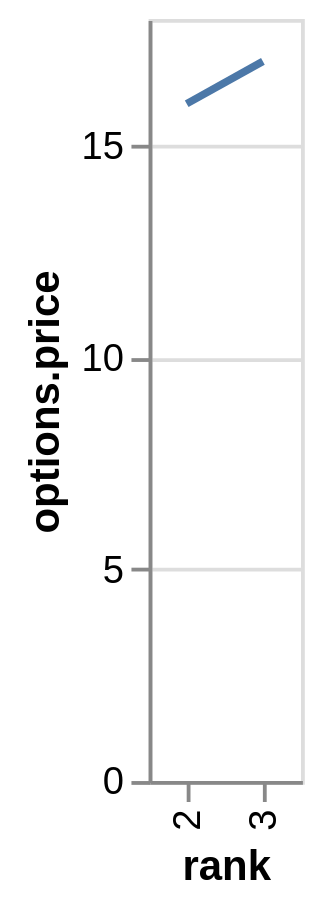

Write the Vega-Lite specification saved for this chart.
### Vega specification from a JSON file in a GitHub repository (floating-point values rounded to 4 significant figures)
{"$schema": "https://vega.github.io/schema/vega/v5.json", "background": "white", "padding": 5, "height": 200, "style": "cell", "data": [{"name": "source_0", "values": [{"rank": "1"}, {"rank": "2", "options": {"price": 16}}, {"rank": "3", "options": {"price": 17}}]}, {"name": "data_0", "source": "source_0", "transform": [{"type": "formula", "expr": "datum[\"options\"] && datum[\"options\"][\"price\"]", "as": "options.price"}, {"type": "filter", "expr": "datum.options != null"}]}], "signals": [{"name": "x_step", "value": 20}, {"name": "width", "update": "bandspace(domain('x').length, 1, 0.5) * x_step"}], "marks": [{"name": "marks", "type": "line", "style": ["line"], "sort": {"field": "datum[\"rank\"]"}, "from": {"data": "data_0"}, "encode": {"update": {"stroke": {"value": "#4c78a8"}, "description": {"signal": "\"rank\" + \": \" + (isValid(datum[\"rank\"]) ? datum[\"rank\"] : \"\"+datum[\"rank\"]) + \"; \" + \"options.price\" + \": \" + (format(datum[\"options.price\"], \"\"))"}, "x": {"scale": "x", "field": "rank"}, "y": {"scale": "y", "field": "options\\.price"}, "defined": {"signal": "isValid(datum[\"options.price\"]) && isFinite(+datum[\"options.price\"])"}}}}], "scales": [{"name": "x", "type": "point", "domain": {"data": "data_0", "field": "rank", "sort": true}, "range": {"step": {"signal": "x_step"}}, "padding": 0.5}, {"name": "y", "type": "linear", "domain": {"data": "data_0", "field": "options\\.price"}, "range": [{"signal": "height"}, 0], "nice": true, "zero": true}], "axes": [{"scale": "y", "orient": "left", "gridScale": "x", "grid": true, "tickCount": {"signal": "ceil(height/40)"}, "domain": false, "labels": false, "aria": false, "maxExtent": 0, "minExtent": 0, "ticks": false, "zindex": 0}, {"scale": "x", "orient": "bottom", "grid": false, "title": "rank", "labelAlign": "right", "labelAngle": 270, "labelBaseline": "middle", "zindex": 0}, {"scale": "y", "orient": "left", "grid": false, "title": "options.price", "labelOverlap": true, "tickCount": {"signal": "ceil(height/40)"}, "zindex": 0}]}
